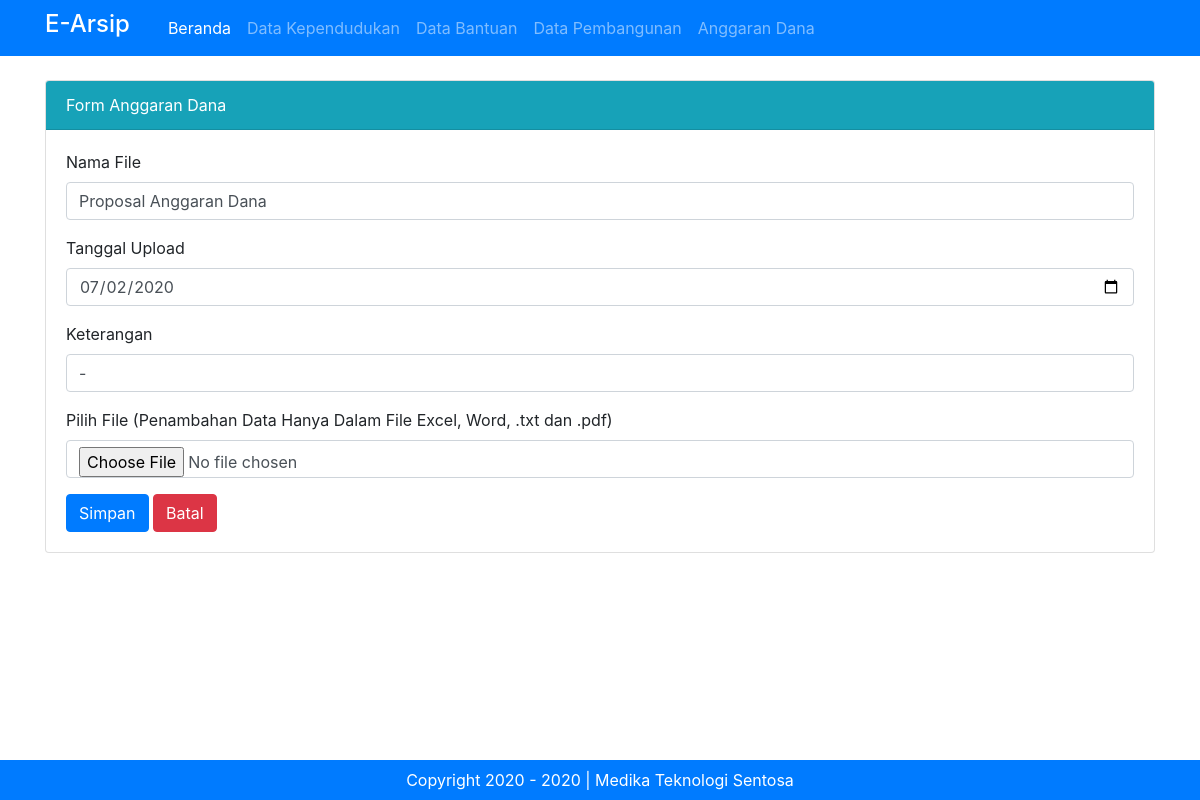
The app's page /admin.php?halaman=anggaran&hal=edit&id=2 (signed in) with its own data.
### tables this page shows
CREATE TABLE `tbl_anggaran` (
  `id_anggaran` int(11) NOT NULL,
  `nama_anggaran` varchar(50) NOT NULL,
  `tanggal_upload` date NOT NULL,
  `keterangan_anggaran` varchar(100) NOT NULL,
  `file` text NOT NULL
);

### admin.php (called while the page is built, shortened)
<?php include "template/header.php" ?>
<?php include "content.php" ?>
<?php include "template/footer.php" ?>

### modul/anggaran/form2.php (the view, shortened to what this page needs)
<?php
	if (isset($_GET['hal'])) {
		if ($_GET['hal'] == "edit") {
			$tampil = mysqli_query($koneksi, "SELECT * FROM tbl_anggaran where id_anggaran='$_GET[id]'");
			$data = mysqli_fetch_array($tampil);
			if($data) {
				$vnama_anggaran = $data['nama_anggaran'];
				$vtanggal_upload = $data['tanggal_upload'];
				$vketerangan_anggaran = $data['keterangan_anggaran'];
				$vfile = $data['file'];
			}
		 }
	}
?>
<div class="card mt-3">
  <div class="card-header bg-info text-white">
    Form Anggaran Dana
  </div>
  <div class="card-body">
  	<form method="POST" action="" enctype="multipart/form-data">
	  <div class="form-group">
	    <label for="nama_anggaran">Nama File</label>
	    <input type="text" class="form-control" id="nama_anggaran" name="nama_anggaran" placeholder="Masukan Nama File" value="<?=@$vnama_anggaran?>">
	  </div>
	  <div class="form-group">
	    <label for="tanggal_upload">Tanggal Upload</label>
	    <input type="date" class="form-control" id="tanggal_upload" name="tanggal_upload" value="<?=@$vtanggal_upload?>">
	  </div>
	  <div class="form-group">
	    <label for="keterangan_anggaran">Keterangan</label>
	    <input type="text" class="form-control" id="keterangan_anggaran" name="keterangan_anggaran" placeholder="Keterangan" value="<?=@$vketerangan_anggaran?>">
	  </div>
	  <div class="form-group">
	    <label for="file">Pilih File (Penambahan Data Hanya Dalam File Excel, Word, .txt dan .pdf)</label>
	    <input type="file" class="form-control" id="file" name="file" placeholder="Masukkan File" value="<?=@$vfile?>">
	  </div>
	  <button type="submit" name="bsimpan" class="btn btn-primary">Simpan</button>
	  <button type="reset" name="bbatal" class="btn btn-danger">Batal</button>
	</form>
</div>

### records on screen
tbl_anggaran: nama_anggaran "Proposal Anggaran Dana", tanggal_upload "07/02/2020", keterangan_anggaran "-"
